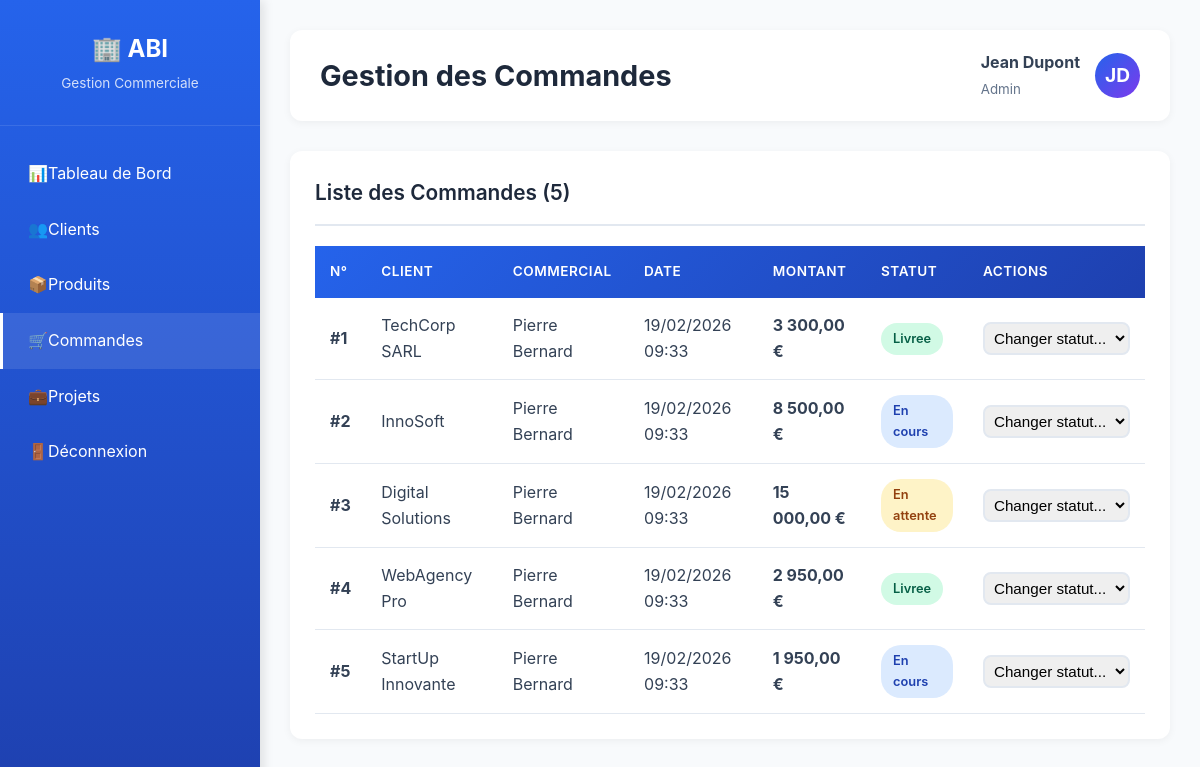
The page /public/pages/commandes.php (signed in) on the database its author committed.
### tables this page shows
CREATE TABLE commandes (
    id INT AUTO_INCREMENT PRIMARY KEY,
    client_id INT NOT NULL,
    utilisateur_id INT NOT NULL,
    date_commande TIMESTAMP DEFAULT CURRENT_TIMESTAMP,
    statut ENUM('En attente', 'En cours', 'Livree', 'Annulee') DEFAULT 'En attente',
    montant_total DECIMAL(10, 2) DEFAULT 0.00,
    notes TEXT,
    FOREIGN KEY (client_id) REFERENCES clients(id) ON DELETE CASCADE,
    FOREIGN KEY (utilisateur_id) REFERENCES utilisateurs(id) ON DELETE CASCADE,
    INDEX idx_client (client_id),
    INDEX idx_utilisateur (utilisateur_id),
    INDEX idx_statut (statut)
);

CREATE TABLE clients (
    id INT AUTO_INCREMENT PRIMARY KEY,
    nom VARCHAR(100) NOT NULL,
    prenom VARCHAR(100) NOT NULL,
    entreprise VARCHAR(150),
    email VARCHAR(150) UNIQUE NOT NULL,
    telephone VARCHAR(20),
    adresse VARCHAR(255),
    ville VARCHAR(100),
    code_postal VARCHAR(10),
    pays VARCHAR(100) DEFAULT 'France',
    date_creation TIMESTAMP DEFAULT CURRENT_TIMESTAMP,
    INDEX idx_email (email),
    INDEX idx_entreprise (entreprise)
);

CREATE TABLE utilisateurs (
    id INT AUTO_INCREMENT PRIMARY KEY,
    nom VARCHAR(100) NOT NULL,
    prenom VARCHAR(100) NOT NULL,
    email VARCHAR(150) UNIQUE NOT NULL,
    mot_de_passe VARCHAR(255) NOT NULL,
    role ENUM('Directeur', 'RH', 'Commercial', 'Developpeur', 'Secretaire', 'Admin') DEFAULT 'Commercial',
    date_creation TIMESTAMP DEFAULT CURRENT_TIMESTAMP,
    INDEX idx_email (email),
    INDEX idx_role (role)
);

### includes/auth.php (called while the page is built, shortened)
<?php
function estConnecte() {
    return isset($_SESSION['utilisateur_id']);
}
function utilisateurConnecte() {
    if (estConnecte()) {
        return [
            'id' => $_SESSION['utilisateur_id'],
            'nom' => $_SESSION['utilisateur_nom'] ?? '',
            'prenom' => $_SESSION['utilisateur_prenom'] ?? '',
            'email' => $_SESSION['utilisateur_email'] ?? '',
            'role' => $_SESSION['utilisateur_role'] ?? ''
        ];
    }
    return null;
}

### classes/Database.php (called while the page is built, shortened)
<?php
class Database {
    private static $instance = null;
    private $connection;
    private function __construct() {
        try {
            $dsn = "mysql:host=" . DB_HOST . ";dbname=" . DB_NAME . ";charset=" . DB_CHARSET;
            $options = [
                PDO::ATTR_ERRMODE => PDO::ERRMODE_EXCEPTION,
                PDO::ATTR_DEFAULT_FETCH_MODE => PDO::FETCH_ASSOC,
                PDO::ATTR_EMULATE_PREPARES => false,
            ];
            $this->connection = new PDO($dsn, DB_USER, DB_PASS, $options);
        } catch (PDOException $e) {
            die("Erreur de connexion à la base de données: " . $e->getMessage());
        }
    }
    public static function getInstance() {
        if (self::$instance === null) {
            self::$instance = new self();
        }
        return self::$instance;
    }
    public function getConnection() {
        return $this->connection;
    }
}

### classes/Commande.php (called while the page is built, shortened)
<?php
class Commande {
    private $db;
    public function __construct() {
        $this->db = Database::getInstance()->getConnection();
    }
    public function getAll() {
        $stmt = $this->db->query("
            SELECT c.*,
                   cl.nom as client_nom,
                   cl.prenom as client_prenom,
                   cl.entreprise as client_entreprise,
                   u.nom as utilisateur_nom,
                   u.prenom as utilisateur_prenom
            FROM commandes c
            LEFT JOIN clients cl ON c.client_id = cl.id
            LEFT JOIN utilisateurs u ON c.utilisateur_id = u.id
            ORDER BY c.date_commande DESC
        ");
        return $stmt->fetchAll();
    }
}

### public/pages/commandes.php (the view, shortened to what this page needs)
<?php
require_once '../../classes/Database.php';
require_once '../../classes/Commande.php';
require_once '../../includes/auth.php';
require_once '../../includes/functions.php';
$user = utilisateurConnecte();
$commandeModel = new Commande();
$commandes = $commandeModel->getAll();
?>
<!DOCTYPE html>
<html lang="fr">
<head>
    <link rel="stylesheet" href="../../assets/css/style.css">
</head>
<body>
    <div class="wrapper">
        <aside class="sidebar">
            <div class="sidebar-header">
                <h2>🏢 ABI</h2>
                <p>Gestion Commerciale</p>
            </div>
            <nav class="sidebar-menu">
                <a href="../dashboard.php"><span>📊</span> Tableau de Bord</a>
                <a href="clients.php"><span>👥</span> Clients</a>
                <a href="produits.php"><span>📦</span> Produits</a>
                <a href="commandes.php" class="active"><span>🛒</span> Commandes</a>
                <a href="projets.php"><span>💼</span> Projets</a>
                <a href="../logout.php"><span>🚪</span> Déconnexion</a>
            </nav>
        </aside>
        <main class="main-content">
            <div class="header">
                <h1>Gestion des Commandes</h1>
                <div class="user-info">
                    <div>
                        <strong><?php echo htmlspecialchars($user['prenom'] . ' ' . $user['nom']); ?></strong><br>
                        <small style="color: #64748b;"><?php echo htmlspecialchars($user['role']); ?></small>
                    </div>
                    <div class="user-avatar">
                        <?php echo strtoupper(substr($user['prenom'], 0, 1) . substr($user['nom'], 0, 1)); ?>
                    </div>
                </div>
            </div>
            <div class="card">
                <div class="card-header">
                    <h3>Liste des Commandes (<?php echo count($commandes); ?>)</h3>
                </div>
                <div class="table-responsive">
                    <table>
                        <thead>
                            <tr>
                                <th>N°</th>
                                <th>Client</th>
                                <th>Commercial</th>
                                <th>Date</th>
                                <th>Montant</th>
                                <th>Statut</th>
                                <th>Actions</th>
                            </tr>
                        </thead>
                        <tbody>
                            <?php if (empty($commandes)): ?>
                                <tr>
                                    <td colspan="7" style="text-align: center; padding: 30px;">Aucune commande trouvée</td>
                                </tr>
                            <?php else: ?>
                                <?php foreach ($commandes as $commande): ?>
                                    <tr>
                                        <td><strong>#<?php echo $commande['id']; ?></strong></td>
                                        <td>
                                            <?php
                                            if ($commande['client_entreprise']) {
                                                echo htmlspecialchars($commande['client_entreprise']);
                                            } else {
                                                echo htmlspecialchars($commande['client_prenom'] . ' ' . $commande['client_nom']);
                                            }
                                            ?>
                                        </td>
                                        <td><?php echo htmlspecialchars($commande['utilisateur_prenom'] . ' ' . $commande['utilisateur_nom']); ?></td>
                                        <td><?php echo formaterDate($commande['date_commande'], 'd/m/Y H:i'); ?></td>
                                        <td><strong><?php echo formaterMontant($commande['montant_total']); ?></strong></td>
                                        <td><?php echo badgeStatut($commande['statut']); ?></td>
                                        <td>
                                            <form method="POST" style="display: inline;">
                                                <select name="statut" class="form-control" style="width: auto; display: inline-block; padding: 5px;" onchange="this.form.submit()">
                                                    <option value="">Changer statut...</option>
                                                </select>
                                            </form>
                                        </td>
                                    </tr>
                                <?php endforeach; ?>
                            <?php endif; ?>
                        </tbody>
                    </table>
                </div>
            </div>
        </main>
    </div>
</body>
</html>

### includes/functions.php (shortened to what this page needs)
<?php
function formaterDate($date, $format = 'd/m/Y') {
    return date($format, strtotime($date));
}
function formaterMontant($montant) {
    return number_format($montant, 2, ',', ' ') . ' €';
}
function badgeStatut($statut) {
    $classes = [
        'En attente' => 'badge-warning',
        'En cours' => 'badge-info',
        'Livree' => 'badge-success',
        'Annulee' => 'badge-danger',
        'Planifie' => 'badge-secondary',
        'Termine' => 'badge-success'
    ];
    $class = $classes[$statut] ?? 'badge-secondary';
    return "<span class='badge $class'>$statut</span>";
}

### assets/css/style.css (style rules this page uses)
:root { --primary-color: #2563eb; --primary-dark: #1e40af; --secondary-color: #7c3aed; --success-color: #10b981; --warning-color: #f59e0b; --danger-color: #ef4444; --info-color: #3b82f6; --dark-color: #1e293b; --light-color: #f8fafc; --border-color: #e2e8f0; --text-color: #334155; --sidebar-width: 260px; }
* { margin: 0; padding: 0; box-sizing: border-box; }
body { font-family: 'Inter', -apple-system, BlinkMacSystemFont, 'Segoe UI', Roboto, sans-serif; background: var(--light-color); color: var(--text-color); line-height: 1.6; }
.wrapper { display: flex; min-height: 100vh; }
.sidebar { width: var(--sidebar-width); background: linear-gradient(180deg, var(--primary-color) 0%, var(--primary-dark) 100%); color: white; position: fixed; height: 100vh; overflow-y: auto; box-shadow: 4px 0 10px rgba(0,0,0,0.1); z-index: 1000; }
.sidebar-header { padding: 30px 20px; text-align: center; border-bottom: 1px solid rgba(255,255,255,0.1); }
.sidebar-header h2 { font-size: 1.5em; font-weight: 700; margin-bottom: 5px; }
.sidebar-header p { font-size: 0.85em; opacity: 0.8; }
.sidebar-menu { padding: 20px 0; }
.sidebar-menu a { display: flex; align-items: center; padding: 15px 25px; color: white; text-decoration: none; transition: all 0.3s ease; border-left: 3px solid transparent; }
.sidebar-menu a:hover, .sidebar-menu a.active { background: rgba(255,255,255,0.1); border-left-color: white; }
.main-content { flex: 1; margin-left: var(--sidebar-width); padding: 30px; }
.header { background: white; padding: 20px 30px; border-radius: 12px; box-shadow: 0 2px 8px rgba(0,0,0,0.05); margin-bottom: 30px; display: flex; justify-content: space-between; align-items: center; }
.header h1 { font-size: 1.8em; color: var(--dark-color); font-weight: 700; }
.user-info { display: flex; align-items: center; gap: 15px; }
.user-avatar { width: 45px; height: 45px; border-radius: 50%; background: linear-gradient(135deg, var(--primary-color), var(--secondary-color)); display: flex; align-items: center; justify-content: center; color: white; font-weight: 700; font-size: 1.2em; }
.card { background: white; border-radius: 12px; padding: 25px; box-shadow: 0 2px 8px rgba(0,0,0,0.05); margin-bottom: 20px; transition: all 0.3s ease; }
.card-header { display: flex; justify-content: space-between; align-items: center; margin-bottom: 20px; padding-bottom: 15px; border-bottom: 2px solid var(--border-color); }
.card-header h3 { font-size: 1.3em; color: var(--dark-color); font-weight: 600; }
.form-control { width: 100%; padding: 12px 15px; border: 2px solid var(--border-color); border-radius: 8px; font-size: 0.95em; transition: all 0.3s ease; }
select.form-control { cursor: pointer; }
.table-responsive { overflow-x: auto; }
table { width: 100%; border-collapse: collapse; background: white; }
table thead { background: linear-gradient(135deg, var(--primary-color), var(--primary-dark)); color: white; }
table th { padding: 15px; text-align: left; font-weight: 600; text-transform: uppercase; font-size: 0.85em; letter-spacing: 0.5px; }
table td { padding: 15px; border-bottom: 1px solid var(--border-color); }
table tbody tr { transition: all 0.2s ease; }
.badge { padding: 6px 12px; border-radius: 20px; font-size: 0.8em; font-weight: 600; display: inline-block; }
.badge-success { background: #d1fae5; color: #065f46; }
.badge-warning { background: #fef3c7; color: #92400e; }
.badge-info { background: #dbeafe; color: #1e40af; }

### rows shown on the page
commandes: id "1", client.entreprise "TechCorp SARL", utilisateur.nom "Pierre Bernard", date_commande "19/02/2026 09:33", montant_total "3 300,00 €", statut "Livree"
commandes: id "2", client.entreprise "InnoSoft", utilisateur.nom "Pierre Bernard", date_commande "19/02/2026 09:33", montant_total "8 500,00 €", statut "En cours"
commandes: id "3", client.entreprise "Digital Solutions", utilisateur.nom "Pierre Bernard", date_commande "19/02/2026 09:33", montant_total "15 000,00 €", statut "En attente"
commandes: id "4", client.entreprise "WebAgency Pro", utilisateur.nom "Pierre Bernard", date_commande "19/02/2026 09:33", montant_total "2 950,00 €", statut "Livree"
commandes: id "5", client.entreprise "StartUp Innovante", utilisateur.nom "Pierre Bernard", date_commande "19/02/2026 09:33", montant_total "1 950,00 €", statut "En cours"

### other values the page prints
$user['prenom'] . ' ' . $user['nom'] "Jean Dupont"
$user['role'] "Admin"
substr($user['prenom'], 0, 1) . substr($user['nom'], 0, 1) "JD"
count($commandes) "5"
